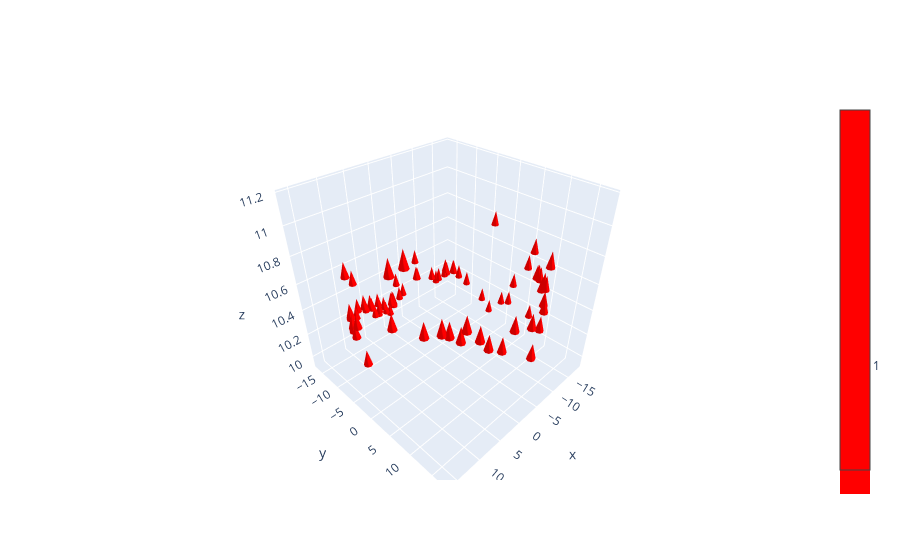

Notebook source saved alongside this figure:
### Code cell
size = 100

measured = go.Cone(x=locpred[:,0], y=locpred[:,1], z=locpred[:,2], u=anglepred[:,0], v=anglepred[:,1], w=anglepred[:,2], 
                             sizemode="absolute", sizeref=200, colorscale=[(0, 'red'), (1, 'red')])

calculated = go.Cone(x=locact[:,0], y=locact[:,1], z=locact[:,2], u=actang[:,0], v=actang[:,1], w=actang[:,2], 
                             sizemode="absolute", sizeref=0.01, colorscale=[(0, 'blue'), (1, 'blue')])

layout = go.Layout(scene=dict(aspectmode='cube', zaxis=dict(range=[9,13]), xaxis=dict(range=[-20,20]),
                   yaxis=dict(range=[-20,20])))

fig = go.Figure(data=[measured])

fig.show()
